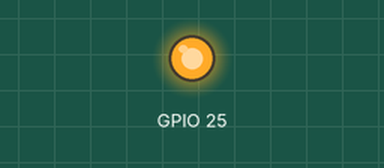
Recording of a sketch running on a simulated ESP32. Shown: output pins drawn as LEDs (lit = HIGH). What the sketch prints to the serial monitor is not drawn.

Above: at 0.1 s.
Timing chart, 0 to 1.6 s (numbered marks = the images above):
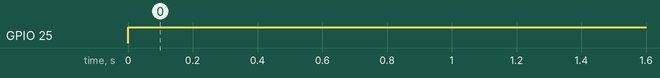

Measured:
- by itself, GPIO 25: LOW → HIGH at 0.00 s

The sketch:

sandbox.ino
```cpp
# include<Arduino.h>
# define uchar unsigned char
// #include <SPI.h>
// SPIClass * hspi = NULL;
// # define CLOCKSPEED 1000000
// # define cs 15

uchar data_buffer[100];

void setup(){
    pinMode(25, OUTPUT);
    // hspi = new SPIClass(HSPI);
    // hspi->begin();
    Serial.begin(115200);
}

void loop(){

    int i = 129;
    char s[9];

    itoa(i,s,2);
    for (int i = 0;i<9;i++){
        if (s[i] == NULL){
            // Serial.printf("There Is NULL at %d",i);
            s[i] = 0;
        }
        if (s[i] == 49){    // ASCII for '1'
            s[i] = 1;
            // Serial.print('1');
        }
        if (s[i] == 48){
            s[i] = 0;
        }
        // else{
        //     Serial.printf("The %dth is %d",i,s[i]);
        // }
    }

    for (int i = 0;i<8;i++){
        if (s[i] == 1){
            Serial.print('1');
            Serial.print(' ');
        }
        else if (s[i] == 0){
            Serial.print('0');
            Serial.print(' ');
        }
        else {
            Serial.print('2');
            Serial.print(' ');
        }
    }

    Serial.println(" ");


    // (hspi)->beginTransaction(SPISettings(CLOCKSPEED, MSBFIRST, SPI_MODE0)); // 开始SPI传输,其中CLOCKSPEED是SCLK传输,选用MODE0(经测试除了MODE1之外其他MODE都能操作)
    // digitalWrite(cs , LOW);    // 手动拉低CS
    // // delay(1);
    // for (int i = 0; i < 2; i++){
    //     (hspi)->transfer(0xaa);
    //     (hspi)->transfer(0xbb);
    //     (hspi)->transfer(0xcc);
    // }
    // digitalWrite(cs , HIGH);
    // (hspi)->endTransaction();


    // Serial.write(((unsigned short)10000 & 0xFF00) >> 8);
    // Serial.write((unsigned short)10000 & 0x00FF);

    // Serial.print(256*sin(2*PI*0.1));
    // Serial.print(" ");
    // Serial.print((uchar)(int)(256*sin(2*PI*0.1)));
    // Serial.print(" ");
    // Serial.println(" ");

    digitalWrite(25,HIGH);
    // for (int j=0;j<100;j++){
    //     data_buffer[j] = (unsigned short)j;
    //     Serial.print(data_buffer[j],HEX);
    //     Serial.print(" ");
    // }
    delay(500);
}
```
